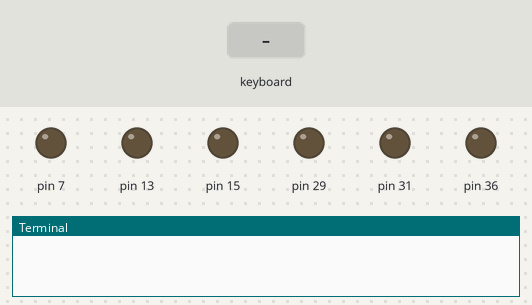
The program below on a simulated Raspberry Pi (header pin numbers). On the bench: output pins drawn as LEDs (lit = HIGH), the last lines printed to the terminal. The inputs (shaded band) are chosen by the test bench. The pygame window is not drawn.

Above: at 1.2 s.
1.3 s: key "a" typed on the keyboard
At 2.5 s:
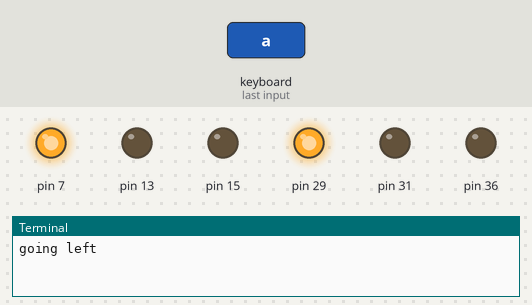
2.8 s: key "d" typed on the keyboard
At 3.8 s:
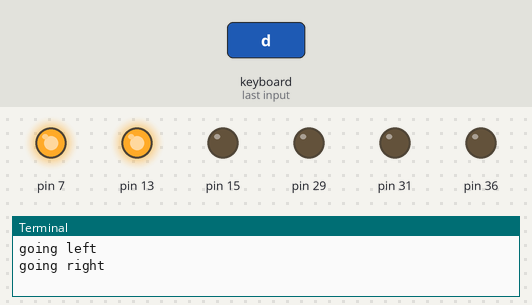
4.3 s: key "w" typed on the keyboard
At 4.7 s:
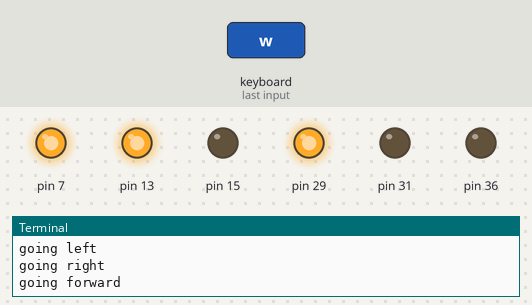
5.8 s: key "s" typed on the keyboard
At 6.1 s:
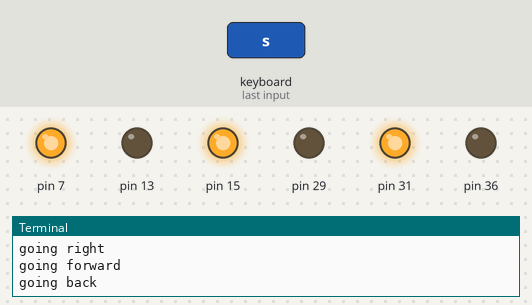
Timing chart, 0 to 8.3 s (numbered marks = the images above; inputs shaded):
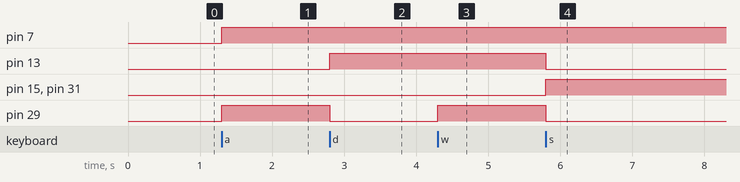

The program:

Motor-Driver_movement_2.2.py
```python
#usr!/bin/python3
#6.Test Motor-Driver_movement_2.2.py
import RPi.GPIO as gpio
import time

gpio.setmode(gpio.BOARD)
gpio.setup(13, gpio.OUT)
gpio.setup(15, gpio.OUT)
gpio.setup(29, gpio.OUT)
gpio.setup(31, gpio.OUT)
gpio.setup(7, gpio.OUT)
gpio.setup(36, gpio.OUT)

#def init():
#    gpio.setmode(gpio.BOARD)
#    gpio.setup(13, gpio.OUT)
#    gpio.setup(15, gpio.OUT)
#    gpio.setup(29, gpio.OUT)
#    gpio.setup(31, gpio.OUT)
#    gpio.setup(7, gpio.OUT)
#    gpio.setup(36, gpio.OUT)

def forward():
#    init()
    gpio.output(13, True)
    gpio.output(15, False)
    gpio.output(29, True)
    gpio.output(31, False)
    gpio.output(7, True)
#    time.sleep(tf)
#    gpio.cleanup()

def backward():
#    init()
    gpio.output(13, False)
    gpio.output(15, True)
    gpio.output(29, False)
    gpio.output(31, True)
    gpio.output(7, True)
#    time.sleep(tf)
#    gpio.cleanup()

def turnright():
#    init()
    gpio.output(13, True)
    gpio.output(15, False)
    gpio.output(29, False)
    gpio.output(31, False)
    gpio.output(7, True)
#    time.sleep(tf)
#    gpio.cleanup()

def turnleft():
#    init()
    gpio.output(13, False)
    gpio.output(15, False)
    gpio.output(29, True)
    gpio.output(31, False)
    gpio.output(7, True)
#    time.sleep(tf)
#    gpio.cleanup()

def stop():
#    init()
    gpio.output(13, False)
    gpio.output(15, False)
    gpio.output(29, False)
    gpio.output(31, False)
#    gpio.output(36, True)
#    time.sleep(tf)
#    gpio.cleanup()

#### Keypress ###
from pygame import *

##### MAIN #####

init()

screen = display.set_mode ((1, 1))
display.set_caption("ROVER MOVING PROGRAM")

endProgram = False

_forward = 0
_backward = 0
_turnleft = 0
_turnright = 0

while not endProgram:
    for e in event.get():
        if (e.type == KEYDOWN):
            if (e.key == K_a and _turnleft == 0):
                turnleft()
                _forward = 0
                _backward = 0
                _turnleft = 1
                _turnright = 0
                print("going left")
            if (e.key == K_d and _turnright == 0):
                turnright()
                _forward = 0
                _backward = 0
                _turnleft = 0
                _turnright = 1
                print("going right")
            if (e.key == K_w and _forward == 0):
                forward()
                _forward = 1
                _backward = 0
                _turnleft = 0
                _turnright = 0
                print("going forward")
            if (e.key == K_s and _backward == 0):
                backward()
                _forward = 0
                _backward = 1
                _turnleft = 0
                _turnright = 0
                print("going back")
            if (e.key != K_a and e.key != K_d and e.key != K_w and e.key != K_s):
                _forward = 0
                _backward = 0
                _turnleft = 0
                _turnright = 0
                stop()
                print("stopping")
#            if (_forward == 1 or _backward == 1 or _turnleft == 1 or _turnright == 1):
#                _forward = 0
#                _backward = 0
#                _turnleft = 0
#                _turnright = 0
#                stop()
                print("HOLD UP")
            if (e.key == K_ESCAPE):
                endProgram = True
                stop()

gpio.cleanup()


#print("forward")
#forward(3)
#print("backward")
#backward(2)
#print("Turn Right")
#turnright(2)
#print("Turn Left")
#turnleft(3)

print("Task Done")

#gpio.setmode(gpio.BOARD)
#gpio.setup(12, gpio.OUT)
#gpio.output(12, True)
#time.sleep(3)
#gpio.cleanup()
```

Measured:
- after the input at 1.3 s, pin 7, pin 29: LOW → HIGH at once
- after the input at 2.8 s, pin 13: LOW → HIGH at once; pin 29: HIGH → LOW at once
- after the input at 4.3 s, pin 29: LOW → HIGH at once
- after the input at 5.8 s, pin 13, pin 29: HIGH → LOW at once; pin 15, pin 31: LOW → HIGH at once
